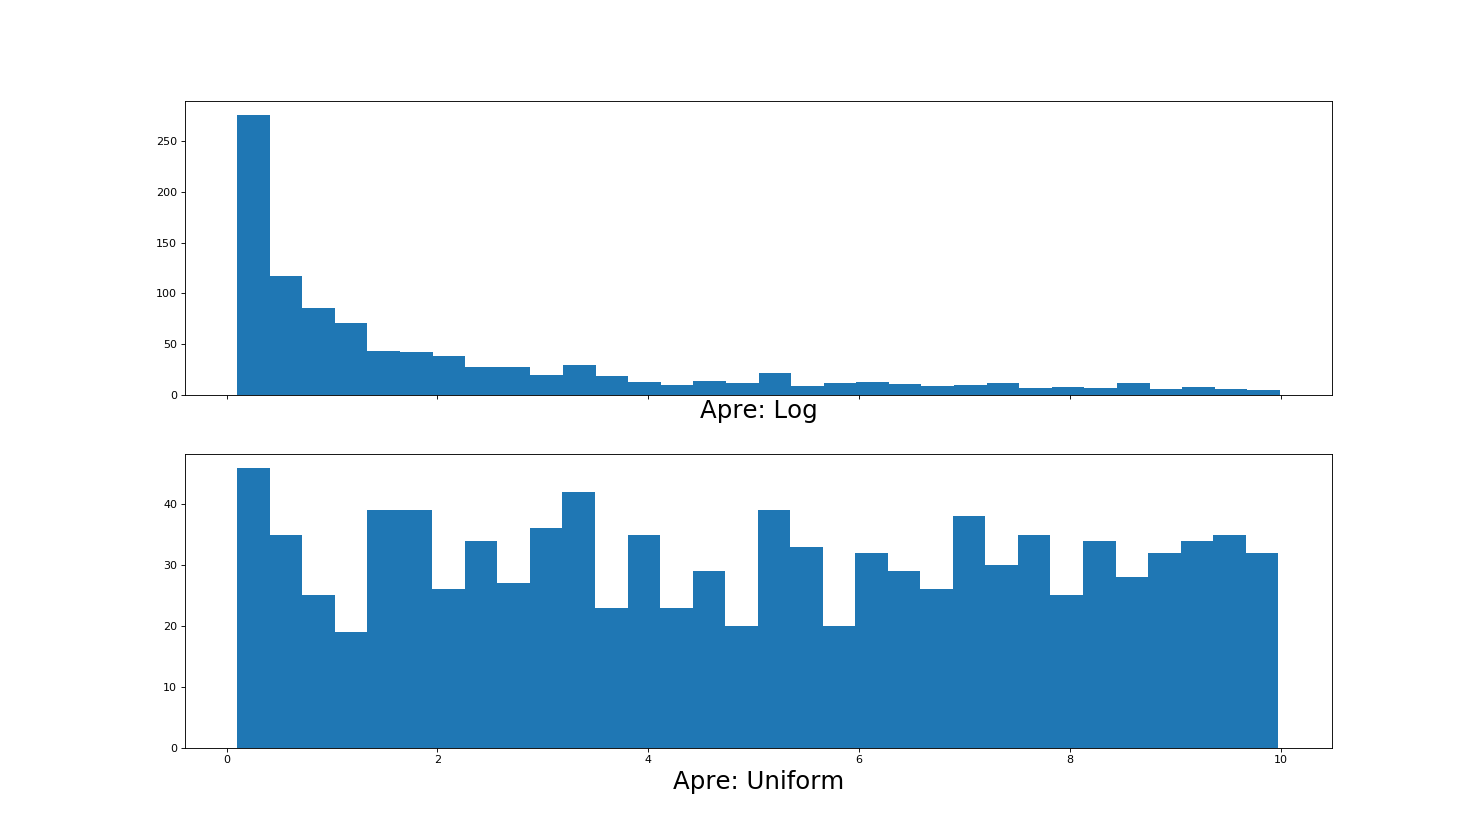

Write Python code to recreate this figure.
from astro_traj.galaxy import Hernquist_NFW
from astro_traj import constr_dict
from astro_traj.sample import Sample
import numpy as np
from matplotlib import use
use('agg')
import matplotlib.pyplot as plt
font = {'size': 22}

samples = 'posterior_samples.dat'
Galaxy = constr_dict.galaxy('NGC', samples, 2.8, 5, 0.679)
gal = Hernquist_NFW(Galaxy['Mspiral'], Galaxy['Mbulge'], Galaxy['Mhalo'], Galaxy['R_eff'], 0.679, rcut=100)
samp = Sample(gal)
Nsys = 1000
bins = int(np.round(np.sqrt(Nsys)))

Apre_dist_log = samp.sample_Apre(Amin=0.1, Amax=10.0, method='log', size=Nsys)
Apre_dist_uniform = samp.sample_Apre(Amin=0.1, Amax=10.0, method='uniform', size=Nsys)

plot, (ax1, ax2) = plt.subplots(2, sharex=True, figsize=(18.5, 10.5))
ax1.hist(Apre_dist_log, bins=bins)
ax2.hist(Apre_dist_uniform, bins=bins)
ax1.set_xlabel('Apre: Log', fontdict=font)
ax2.set_xlabel('Apre: Uniform', fontdict=font)
plot.show()
